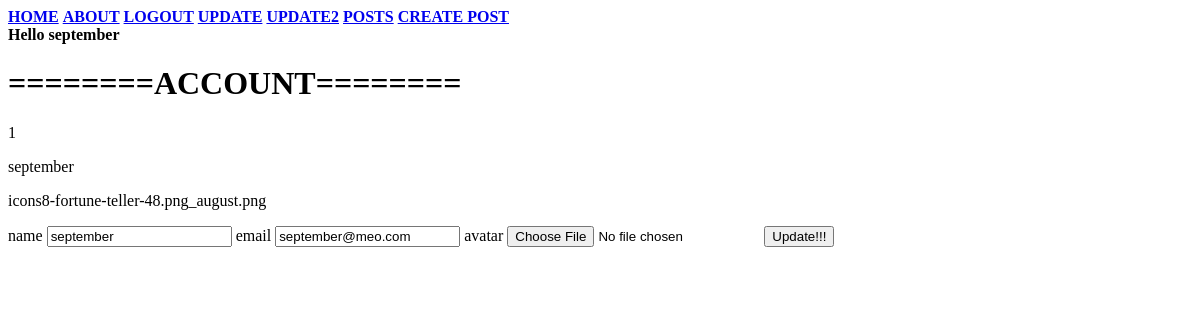
/account/1 (signed in), run on an earlier commit of the app's database.
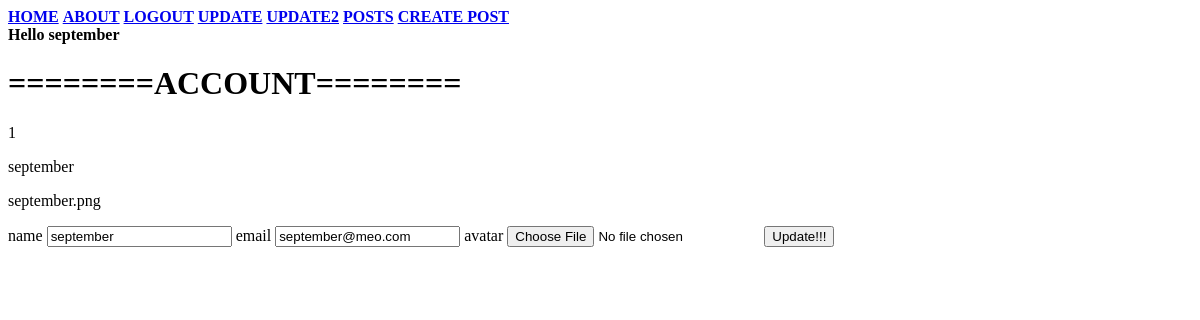
And on a later commit of the database.
### source/models.py (models this page shows, shortened)
class User(db.Model, UserMixin):
	__tablename__ = 'user_table'
	id = db.Column(db.Integer, primary_key=True)
	username = db.Column(db.String(30), unique=True, index =True, nullable=False)
	email = db.Column(db.String(40), unique=True, index =True, nullable=False)
	avatar = db.Column(db.String(30), nullable=False, default='default.png')
	password_hash = db.Column(db.String(128), nullable=False)
	post = db.relationship('Post', backref='author', lazy=True)

### source/user/views.py (the view)
@user.route('/account/<int:user_id>', methods = ['GET', 'POST'])
@login_required
def account(user_id):
    user = User.query.get_or_404(user_id)
    if user != current_user:
        abort(403)
    form = UpdateForm()
    if form.is_submitted():
        if form.avatar.data:
            image_link = picture_handler(form.avatar.data, current_user.username)
            user.avatar = image_link
        user.username = form.name.data
        user.email = form.email.data
        db.session.commit()
        flash('update success!!!')
        return redirect(url_for('user.account', user_id=user.id))
    elif request.method == 'GET':
        form.name.data = user.username
        form.email.data = user.email
    return render_template('account1.html', form=form)

### source/user/forms.py (shortened to what this page needs)
class UpdateForm(FlaskForm):
	name = StringField('name')
	email = StringField('email')
	avatar = FileField('avatar')
	submit = SubmitField('Update!!!')

### source/models.py (called while the page is built)
@lm.user_loader
def load_user(user_id):
	return User.query.get(user_id)

### source/templates/account1.html (shortened to what this page needs)
{% extends 'base.html' %}
{% block content %}
<h1>========ACCOUNT========</h1>
<p>{{ current_user.id }}</p>
<p>{{ current_user.username }}</p>
<p>{{ current_user.avatar }}</p>
<form method="POST" action="" enctype="multipart/form-data">
	{{ form.name.label }} {{ form.name }}
	{{ form.email.label }} {{ form.email }}
	{{ form.avatar.label }} {{ form.avatar }}
	{{ form.submit() }}
</form>
{% endblock %}

### source/templates/base.html
<nav>
	<strong><a href="{{ url_for('core.index') }}">HOME</a></strong>
	<strong><a href="{{ url_for('core.about') }}">ABOUT</a></strong>
	{% if current_user.is_authenticated %}
	<strong><a href="{{ url_for('user.logout') }}">LOGOUT</a></strong>
	<strong><a href="{{ url_for('user.account', user_id=current_user.id) }}">UPDATE</a></strong>
	<strong><a href="{{ url_for('user.account2') }}">UPDATE2</a></strong>
	<strong><a href="{{ url_for('user.posts', username=current_user.username) }}">POSTS</a></strong>
	<strong><a href="#">CREATE POST</a></strong>
	{% else %}
	<strong><a href="{{ url_for('user.login') }}">LOGIN</a></strong>
	<strong><a href="{{ url_for('user.register') }}">REGISTER</a></strong>
	{% endif %}
</nav>
	{% if current_user.is_authenticated %}
	<strong>Hello {{current_user.username}}</strong>
	{% endif %}
{% block content %}
{% endblock %}

What changed in the data, as far as the page shows it:
changed User "september": avatar "icons8-fortune-teller-48.png_august.png" → "september.png"
